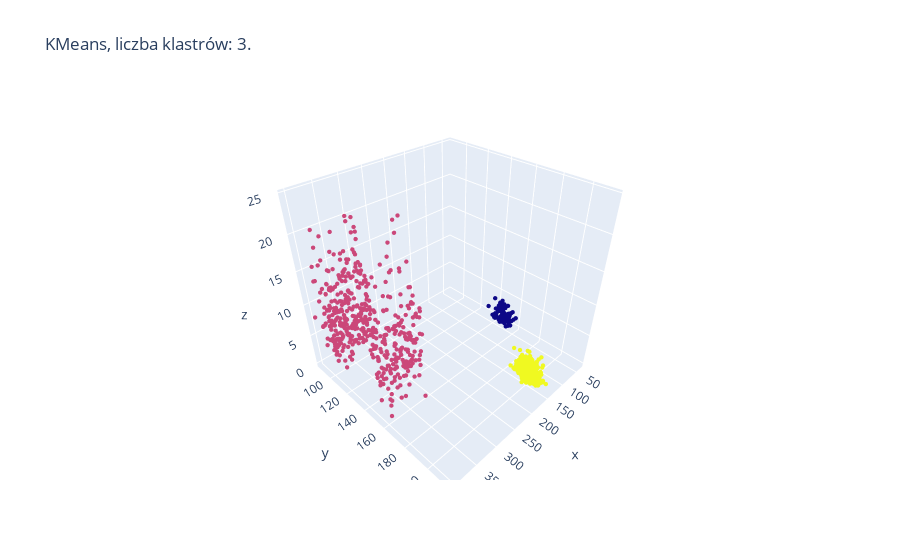

The code cell stored with this chart in its notebook:
### Code cell
model_scatter_3d(data, KMeans, n_clusters = 3, random_state = 10)

### Figure 1 — Plotly figure (JSON) as saved in the notebook; plotly's stock layout.template omitted (floating-point values rounded to 4 significant figures; data arrays with more than 128 entries replaced by an {"elided": "..."} marker saying what was removed)
{"data": [{"marker": {"color": {"elided": "1000 int values"}, "size": 1.5}, "mode": "markers", "type": "scatter3d", "x": {"elided": "1000 float values"}, "y": {"elided": "1000 float values"}, "z": {"elided": "1000 float values"}}], "layout": {"title": {"text": "KMeans, liczba klastrów: 3."}}}
